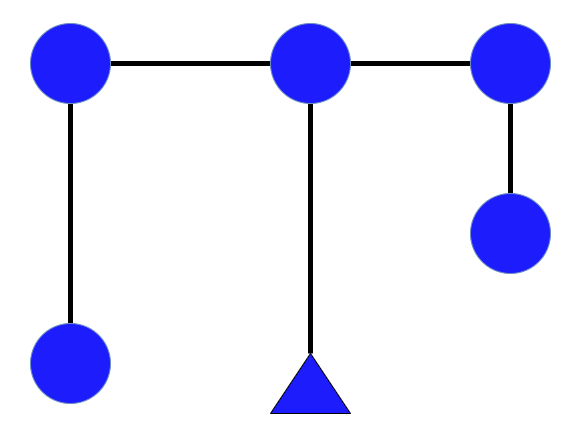
#> input picture Hackathon Project 2/Backend/Test-2.png, 581 x 437 px
$ python -i opencv.py   (imports and definitions only)
#> lines starting #> are read from the running program, lines starting #| are printed output that depends on the picture; after the words box and inside, x2 and y2 are one past the last pixel; in counts of white or black regions, pixels touching at a corner belong together
from http.client import responses
import cv2
from PIL import Image
import numpy as np
from skimage.morphology import skeletonize

import skyciv

def main():
    image = cv2.imread("./Test-2.png")
#> image is the input picture: shape (437, 581, 3); mean B, G, R 249.9, 226.1, 225.9

    # Preprocessing
    pil_image = Image.fromarray(image)
    quantizedImage = pil_image.quantize(3)
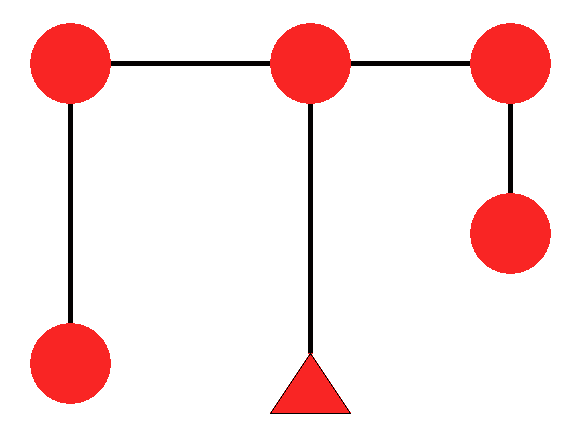
#> quantizedImage: PIL image 581x437 P; mean R, G, B 250, 226.7, 226.6
    quantizedImageCV2 = np.asarray(pil_image)
    # convert to grayscale
    gray = cv2.cvtColor(quantizedImageCV2, cv2.COLOR_BGR2GRAY)
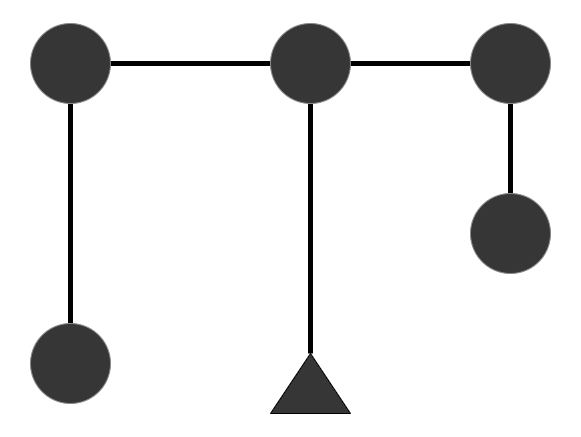
#> gray: shape (437, 581); min 0, max 255, mean 228.8
    (thresh, black_white) = cv2.threshold(gray, 126, 255, cv2.THRESH_BINARY)
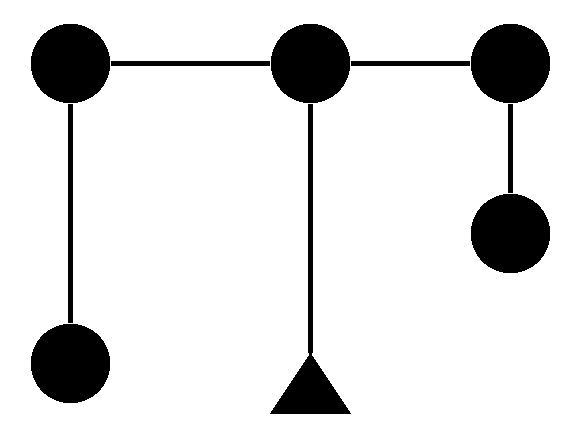
#> black_white: shape (437, 581); 87.6% white; 10 black regions, largest, box (x1, y1, x2, y2) and area: (31, 24, 110, 103) 4957, (271, 24, 350, 103) 4957, (471, 24, 550, 103) 4957

    # Getting white mask
    mask = cv2.bitwise_not(black_white)
#> mask: shape (437, 581); 12.4% white; 10 white regions

    # Now we need to remove edges by making node mask, we erode heuristically until it stabilizes the amount of contours
    kernel = np.ones((5, 5), np.uint8)

    (coutner_index) = find_contour_index(mask, kernel)

    # Made a mask for nodes
    graph_node = cv2.erode(mask, kernel, iterations = coutner_index)
    # Need to dialiate to original size
    graph_node = cv2.dilate(graph_node, kernel, iterations = coutner_index + 1)
    graph_edges = mask - graph_node

    graph_shapes = graph_node.copy()
    (contours_array_type, contours_array_coordinate) = contour_identify_shape(graph_shapes)

    (graph_edges_parsed, endpoints_list) = find_edges_endpoints(graph_edges, graph_node)

    graph_edges_to_index = find_nodes(endpoints_list, contours_array_coordinate)

    # Prep blank image
    blank_image = np.zeros(image.shape, np.uint8)

    for i in range(0, len(graph_edges_to_index)):
        graph_edges_index = graph_edges_to_index[i]
        cv2.line(blank_image, contours_array_coordinate[graph_edges_index[0]], contours_array_coordinate[graph_edges_index[1]], color=(255, 255, 132), thickness=5)

    for i in range(0, len(contours_array_coordinate)):
        cv2.circle(blank_image, contours_array_coordinate[i], radius=2, color=(77,166,255), thickness=2)
        cv2.putText(blank_image, "Index: " + str(i), contours_array_coordinate[i], cv2.FONT_HERSHEY_SIMPLEX, 0.6, (255, 255, 255), 2)

    # Nodes, Members
    return skyciv_bridge(contours_array_coordinate, graph_edges_to_index, contours_array_type)

def find_contour_index(mask, kernel):
    contours, hierarchy = cv2.findContours(mask, cv2.RETR_TREE, cv2.CHAIN_APPROX_SIMPLE)
#> contours = 10 contours; largest, box (x1, y1, x2, y2) and area: (31, 324, 110, 403) 4844, (471, 194, 550, 273) 4844, (471, 24, 550, 103) 4844, (271, 24, 350, 103) 4844, (31, 24, 110, 103) 4844
    numberOfContours = len(contours)
#> numberOfContours = 10

    iteration = 0
    contours_number_array = []

    while (numberOfContours > 0):
        mask_eroded = cv2.erode(mask, kernel, iterations = iteration)
        contours, hierarchy = cv2.findContours(mask_eroded, cv2.RETR_TREE, cv2.CHAIN_APPROX_SIMPLE)
        numberOfContours = len(contours)
        contours_number_array.append(numberOfContours)
        iteration += 1
#> this loop made 16 passes
#> numberOfContours on passes 1 to 12: 10, 11, 6, 6, 6, 6, 6, 6, 6, 5, 5, 5
#> (contours, numberOfContours) on pass 15: (5 contours, all with area under 20, 5)
#> mask_eroded: shape (437, 581); every value is 0
#> after the loop, contours_number_array = [10, 11, 6, 6, 6, 6, 6, 6, 6, 5, 5, 5, 5, 5, 5, 0]; iteration = 16

    ideal_contour_number = max(set(contours_number_array), key = contours_number_array.count)
#> ideal_contour_number = 6

    contours, hierarchy = cv2.findContours(mask, cv2.RETR_TREE, cv2.CHAIN_APPROX_SIMPLE)
    coutner_index = 0
    iteration = 0
    numberOfContours = len(contours)
#> numberOfContours = 10

    while (numberOfContours != ideal_contour_number):
        mask_eroded = cv2.erode(mask, kernel, iterations = iteration)
        contours, hierarchy = cv2.findContours(mask_eroded, cv2.RETR_TREE, cv2.CHAIN_APPROX_SIMPLE)
        numberOfContours = len(contours)
        if(numberOfContours == ideal_contour_number):
            coutner_index = iteration
        else:
            iteration += 1
#> this loop made 3 passes
#> (numberOfContours, iteration) on passes 1 to 2: (10, 1), (11, 2)
#> (numberOfContours, coutner_index) on pass 3: (6, 2)
#> after the loop, iteration = 2
#> in main, `graph_node = cv2.dilate(graph_node, kernel, iterations = coutner_index..`:
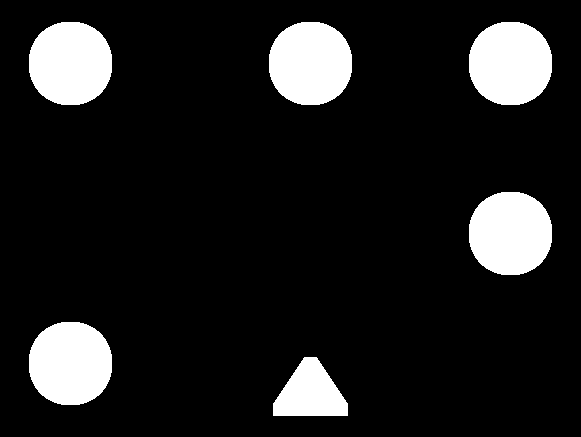
#> graph_node: shape (437, 581); 12.2% white; 6 white regions
#> in main, `graph_edges = mask - graph_node`:
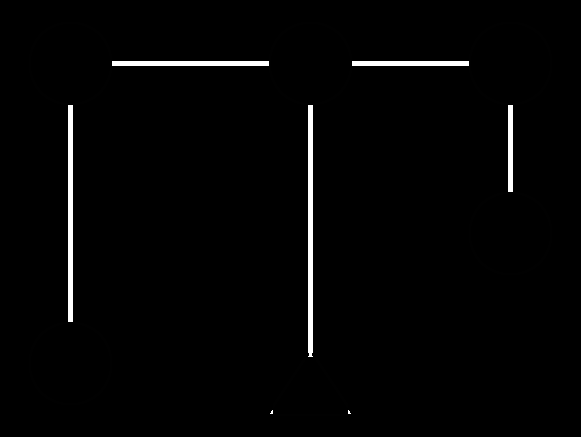
#> graph_edges: shape (437, 581); min 0, max 255, mean 4.2

    return coutner_index

def contour_identify_shape(graph_shapes):
    i = 0
    contours, hierarchy = cv2.findContours(graph_shapes, cv2.RETR_TREE, cv2.CHAIN_APPROX_SIMPLE)
#> contours = 6 contours; box (x1, y1, x2, y2) and area: (29, 322, 112, 405) 5484, (469, 192, 552, 275) 5484, (469, 22, 552, 105) 5484, (269, 22, 352, 105) 5484, (29, 22, 112, 105) 5484, (273, 357, 348, 416) 2851

    contours_array = []
    contours_array_type = []

    for contour in contours:
        approx = cv2.approxPolyDP(
            contour, 0.01 * cv2.arcLength(contour, True), True)

        cv2.drawContours(graph_shapes, [contour], 0, (0, 0, 255), 5)

        # finding center point of shape
        M = cv2.moments(contour)
        if M['m00'] != 0.0:
            x = int(M['m10']/M['m00'])
            y = int(M['m01']/M['m00'])

        # putting shape name at center of each shape
        if len(approx) >= 3 and len(approx) <= 6:
            cv2.putText(graph_shapes, 'triangle', (x, y),
                        cv2.FONT_HERSHEY_SIMPLEX, 0.6, (255, 255, 255), 2)
            contours_array_type.append("triangle")

        else:
            cv2.putText(graph_shapes, 'circle', (x, y),
                        cv2.FONT_HERSHEY_SIMPLEX, 0.6, (255, 255, 255), 2)
            contours_array_type.append("circle")

        x,y,w,h = cv2.boundingRect(contour)
        contours_array.append((x, y))
#> this loop made 6 passes
#> (w, h) on passes 1 to 6: (75, 59), (83, 83), (83, 83), (83, 83), (83, 83), (83, 83)
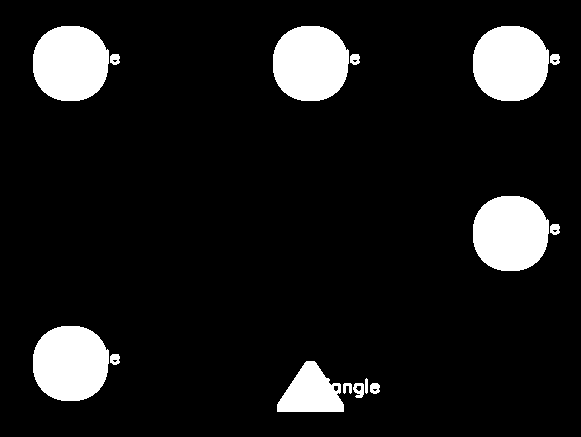
#> graph_shapes: shape (437, 581); 10.4% white; 15 white regions, largest, box (x1, y1, x2, y2) and area: (33, 26, 109, 101) 4668, (273, 26, 349, 101) 4668, (473, 26, 549, 101) 4668
#> after the loop, contours_array = [(273, 357), (29, 322), (469, 192), (469, 22), (269, 22), (29, 22)]; contours_array_type = ['triangle', 'circle', 'circle', 'circle', 'circle', 'circle']
#> in main, `(contours_array_type, contours_array_coordinate) = contour_identify_sh..`: contours_array_coordinate has the same summary as contours_array in contour_identify_shape

    return (contours_array_type, contours_array)

# [78 lines left out: functions list_ports, find_distance_two_points, getMidPt, getEndpointsfromBox, not called in this run]

def find_edges_endpoints(graph_edges, graph_node):
    cv2.imwrite('temp_skeleton.png',graph_edges)
    skeleton_img_new = cv2.imread('temp_skeleton.png')
#> skeleton_img_new: shape (437, 581, 3); min 0, max 255, mean 4.2

    # 2.2 Binarize the skeleton image

    skeleton_processed = skeletonize(skeleton_img_new)
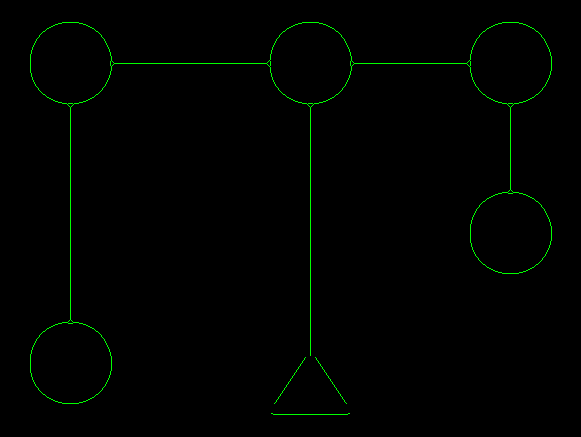
#> skeleton_processed: shape (437, 581, 3) bool; mean B, G, R 0, 0.00863, 0
#> (the run stopped early here; a loop or call above may not have finished)

$ run again, with Hackathon Project 2/Backend/test-image-2.png copied over Hackathon Project 2/Backend/Test-2.png
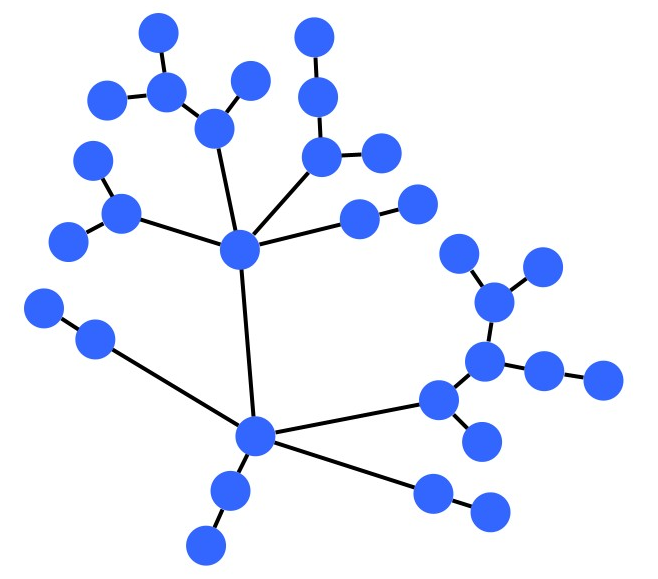
#> input picture Hackathon Project 2/Backend/test-image-2.png, 658 x 579 px
#> in main, image is the input picture: shape (579, 658, 3); mean B, G, R 250.7, 236.2, 231.1
#> black_white: shape (579, 658); 89% white; 1 black region, box (x1, y1, x2, y2) and area: (24, 13, 623, 565) 41761
#> mask: shape (579, 658); 11% white; 1 white region
#> in find_contour_index, `contours, hierarchy = cv2.findContours(mask, cv2.RETR_TREE, cv2.CHAIN_..`: contours = 9 contours, 8 with area under 20; largest, box (x1, y1, x2, y2) and area: (24, 13, 623, 565) 38925
#> in find_contour_index, `numberOfContours = len(contours)`: numberOfContours = 9
#> the loop in find_contour_index, `while (numberOfContours > 0):` made 8 passes
#> numberOfContours on passes 1 to 8: 9, 30, 30, 30, 30, 30, 30, 0
#> after the loop in find_contour_index, `while (numberOfContours > 0):`: contours_number_array = [9, 30, 30, 30, 30, 30, 30, 0]; iteration = 8
#> ideal_contour_number = 30
#> in find_contour_index, `numberOfContours = len(contours)`: numberOfContours = 9
#> the loop in find_contour_index, `while (numberOfContours != ideal_contour_number):` made 2 passes
#> (numberOfContours, iteration) on pass 1: (9, 1)
#> after the loop in find_contour_index, `while (numberOfContours != ideal_contour_number):`: iteration = 1
#> graph_node: shape (579, 658); 12.2% white; 30 white regions
#> in contour_identify_shape, `contours, hierarchy = cv2.findContours(graph_shapes, cv2.RETR_TREE, cv..`: contours = 30 contours; largest, box (x1, y1, x2, y2) and area: (100, 192, 143, 235) 1486, (417, 379, 461, 422) 1485, (137, 11, 180, 55) 1485, (74, 318, 117, 361) 1484, (218, 228, 261, 272) 1484
#> the loop in contour_identify_shape, `for contour in contours:` made 30 passes
#> (w, h) on passes 1 to 8: (43, 43), (43, 43), (43, 43), (43, 43), (43, 43), (43, 43), (44, 43), (43, 43)
#> after the loop in contour_identify_shape, `for contour in contours:`:
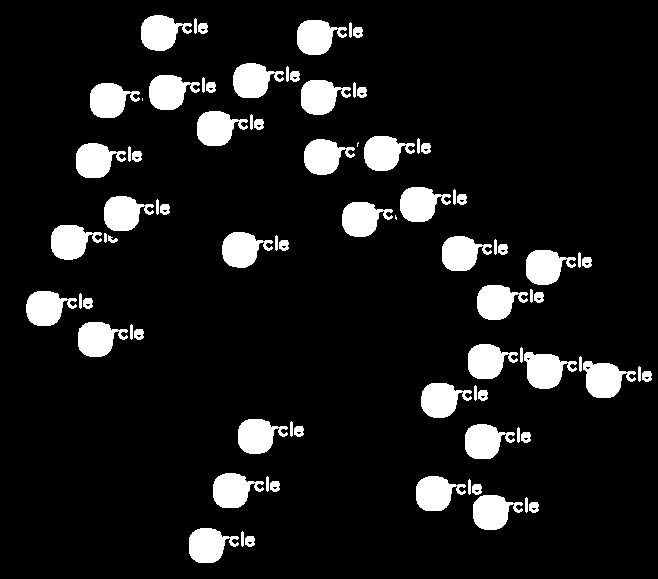
#> graph_shapes: shape (579, 658); 10% white; 85 white regions (3 under 20 px), largest, box (x1, y1, x2, y2) and area: (524, 352, 577, 389) 1220, (583, 361, 636, 398) 1219, (141, 15, 192, 51) 1173
#> after the loop in contour_identify_shape, `for contour in contours:`: contours_array = 30 pairs, first value 22 to 582, second value 11 to 524; contours_array_type = 30 items, first 6: 'circle', 'circle', 'circle', 'circle', 'circle', 'circle'
#> in main, `(contours_array_type, contours_array_coordinate) = contour_identify_sh..`: contours_array_coordinate has the same summary as contours_array in contour_identify_shape
#> in find_edges_endpoints, `skeleton_processed = skeletonize(skeleton_img_new)`:
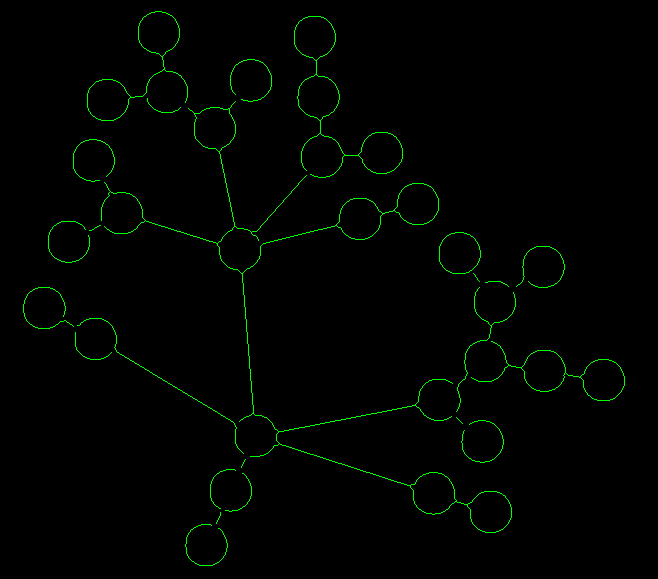
#> skeleton_processed: shape (579, 658, 3) bool; mean B, G, R 0, 0.0119, 0

$ run again, with Hackathon Project 2/Backend/test-image-3.png copied over Hackathon Project 2/Backend/Test-2.png
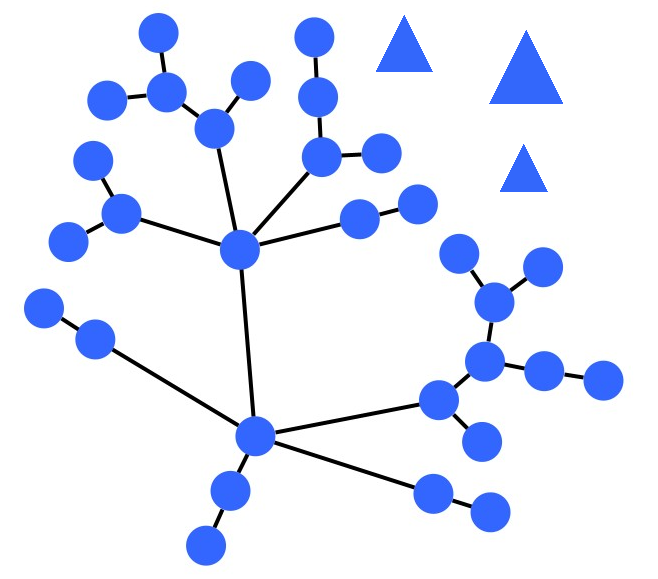
#> input picture Hackathon Project 2/Backend/test-image-3.png, 658 x 579 px
#> in main, image is the input picture: shape (579, 658, 3); mean B, G, R 250.6, 233.9, 228.1
#> black_white: shape (579, 658); 87.6% white; 4 black regions, box (x1, y1, x2, y2) and area: (24, 13, 623, 565) 41761, (489, 30, 563, 104) 2775, (376, 15, 433, 72) 1653, (500, 144, 548, 192) 1176
#> mask: shape (579, 658); 12.4% white; 4 white regions
#> in find_contour_index, `contours, hierarchy = cv2.findContours(mask, cv2.RETR_TREE, cv2.CHAIN_..`: contours = 12 contours, 8 with area under 20; largest, box (x1, y1, x2, y2) and area: (24, 13, 623, 565) 38925, (489, 30, 563, 104) 2664, (376, 15, 433, 72) 1568, (500, 144, 548, 192) 1104
#> in find_contour_index, `numberOfContours = len(contours)`: numberOfContours = 12
#> the loop in find_contour_index, `while (numberOfContours > 0):` made 11 passes
#> numberOfContours on passes 1 to 8: 12, 33, 33, 33, 33, 33, 32, 2
#> after the loop in find_contour_index, `while (numberOfContours > 0):`: contours_number_array = [12, 33, 33, 33, 33, 33, 32, 2, 1, 1, 0]; iteration = 11
#> ideal_contour_number = 33
#> in find_contour_index, `numberOfContours = len(contours)`: numberOfContours = 12
#> the loop in find_contour_index, `while (numberOfContours != ideal_contour_number):` made 2 passes
#> (numberOfContours, iteration) on pass 1: (12, 1)
#> after the loop in find_contour_index, `while (numberOfContours != ideal_contour_number):`: iteration = 1
#> graph_node: shape (579, 658); 14% white; 33 white regions
#> in contour_identify_shape, `contours, hierarchy = cv2.findContours(graph_shapes, cv2.RETR_TREE, cv..`: contours = 33 contours; largest, box (x1, y1, x2, y2) and area: (489, 32, 563, 106) 3216, (376, 17, 433, 74) 1984, (100, 192, 143, 235) 1486, (417, 379, 461, 422) 1485, (137, 11, 180, 55) 1485
#> the loop in contour_identify_shape, `for contour in contours:` made 33 passes
#> (w, h) on passes 1 to 8: (43, 43), (43, 43), (43, 43), (43, 43), (43, 43), (43, 43), (44, 43), (43, 43)
#> after the loop in contour_identify_shape, `for contour in contours:`:
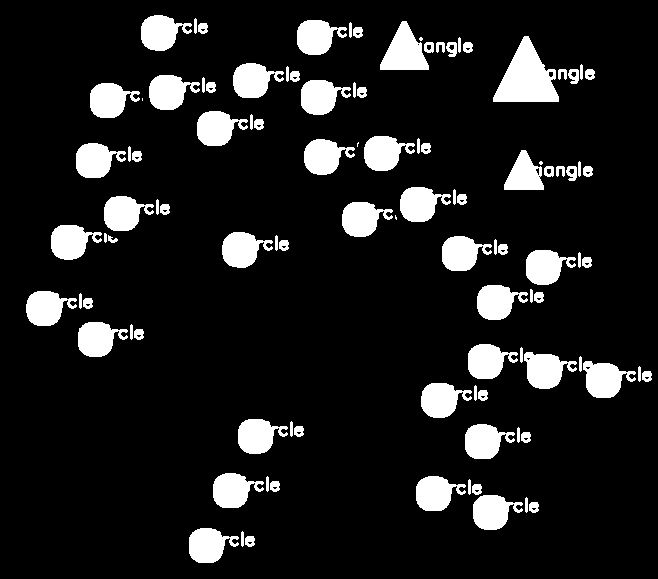
#> graph_shapes: shape (579, 658); 11.6% white; 104 white regions (5 under 20 px), largest, box (x1, y1, x2, y2) and area: (493, 36, 559, 102) 2535, (380, 21, 429, 70) 1432, (524, 352, 577, 389) 1220
#> after the loop in contour_identify_shape, `for contour in contours:`: contours_array = 33 pairs, first value 22 to 582, second value 11 to 524; contours_array_type = 33 items, first 6: 'circle', 'circle', 'circle', 'circle', 'circle', 'circle'
#> in main, `(contours_array_type, contours_array_coordinate) = contour_identify_sh..`: contours_array_coordinate has the same summary as contours_array in contour_identify_shape
#> in find_edges_endpoints, `skeleton_processed = skeletonize(skeleton_img_new)`:
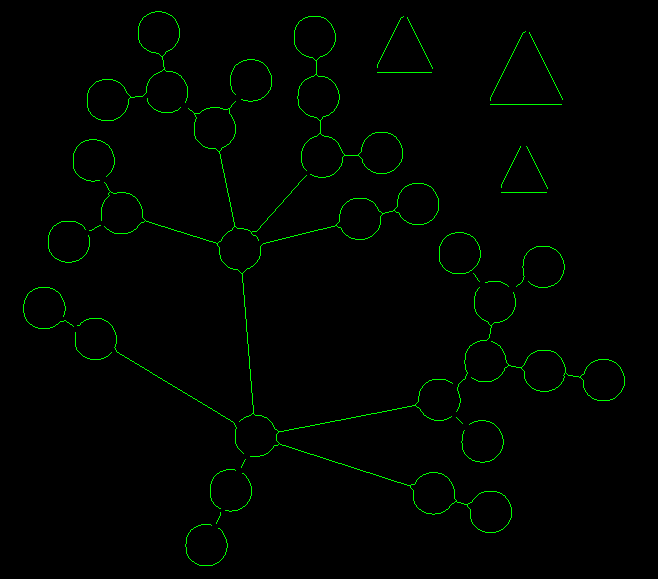
#> skeleton_processed: shape (579, 658, 3) bool; mean B, G, R 0, 0.0133, 0
